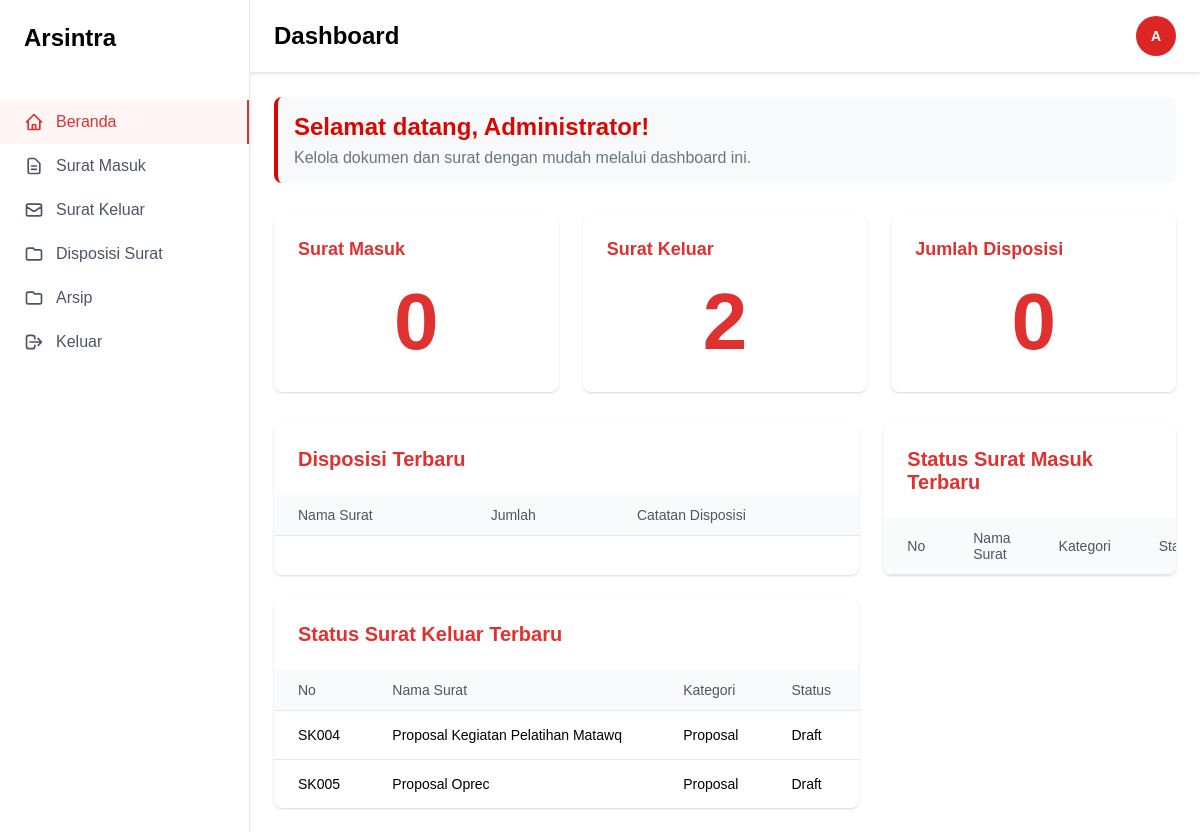
/users/dashboard.php (signed in), run on the app's committed database.
### tables this page shows
CREATE TABLE surat_keluar (
    id INT PRIMARY KEY AUTO_INCREMENT,
    nomor_surat VARCHAR(50) NOT NULL,
    nama_surat VARCHAR(100) NOT NULL,
    kategori VARCHAR(50) NOT NULL,
    tanggal_keluar DATE NOT NULL,
    di_keluarkan VARCHAR(100) NOT NULL,
    tujuan_surat VARCHAR(100) NOT NULL,
    deskripsi_surat TEXT NOT NULL,
    file_path VARCHAR(255),
    status ENUM('draft', 'terkirim') DEFAULT 'draft',
    created_by INT,
    created_at TIMESTAMP DEFAULT CURRENT_TIMESTAMP,
    updated_at TIMESTAMP DEFAULT CURRENT_TIMESTAMP ON UPDATE CURRENT_TIMESTAMP,
    FOREIGN KEY (created_by) REFERENCES users(id)
);

### users/dashboard.php (the view, shortened to what this page needs)
<?php
require_once '../config.php';
$stats = [
    'suratMasuk' => 0,
    'suratKeluar' => 0,
    'disposisi' => 0
];
$stmt = $conn->query("SELECT COUNT(*) as total FROM surat_masuk");
if ($stmt) {
    $result = $stmt->fetch_assoc();
    $stats['suratMasuk'] = $result['total'];
}
$stmt = $conn->query("SELECT COUNT(*) as total FROM surat_keluar");
if ($stmt) {
    $result = $stmt->fetch_assoc();
    $stats['suratKeluar'] = $result['total'];
}
$stmt = $conn->query("SELECT COUNT(*) as total FROM surat_masuk WHERE status = 'Ditolak'");
if ($stmt) {
    $result = $stmt->fetch_assoc();
    $stats['disposisi'] = $result['total'];
}
$suratKeluarData = [];
$stmt = $conn->query("SELECT id, nama_surat, kategori, status FROM surat_keluar ORDER BY tanggal_keluar DESC LIMIT 3");
if ($stmt) {
    while ($row = $stmt->fetch_assoc()) {
        $suratKeluarData[] = [
            'no' => 'SK' . str_pad($row['id'], 3, '0', STR_PAD_LEFT),
            'nama' => $row['nama_surat'],
            'kategori' => $row['kategori'],
            'status' => ucfirst($row['status'])
        ];
    }
}
?>
<!DOCTYPE html>
<html lang="id">
<head>
    <link rel="stylesheet" href="../css/style.css">
</head>
<body>
    <div class="container">
        <div class="sidebar">
            <div class="sidebar-header">
                <h1>Arsintra</h1>
            </div>
            <nav class="sidebar-nav">
                <a href="./dashboard.php" class="sidebar-item active">
                    <svg class="icon" viewBox="0 0 24 24">
                        <path d="M3 12l2-2m0 0l7-7 7 7M5 10v10a1 1 0 001 1h3m10-11l2 2m-2-2v10a1 1 0 01-1 1h-3m-6 0a1 1 0 001-1v-4a1 1 0 011-1h2a1 1 0 011 1v4a1 1 0 001 1m-6 0h6"></path>
                    </svg>
                    <span>Beranda</span>
                </a>
                <a href="./surat-masuk.php" class="sidebar-item">
                    <svg class="icon" viewBox="0 0 24 24">
                        <path d="M9 12h6m-6 4h6m2 5H7a2 2 0 01-2-2V5a2 2 0 012-2h5.586a1 1 0 01.707.293l5.414 5.414a1 1 0 01.293.707V19a2 2 0 01-2 2z"></path>
                    </svg>
                    <span>Surat Masuk</span>
                </a>
                <a href="./surat-keluar.php" class="sidebar-item">
                    <svg class="icon" viewBox="0 0 24 24">
                        <path d="M3 8l7.89 5.26a2 2 0 002.22 0L21 8M5 19h14a2 2 0 002-2V7a2 2 0 00-2-2H5a2 2 0 00-2 2v10a2 2 0 002 2z"></path>
                    </svg>
                    <span>Surat Keluar</span>
                </a>
                <a href="./disposisi-surat.php" class="sidebar-item">
                    <svg class="icon" viewBox="0 0 24 24">
                        <path d="M3 7v10a2 2 0 002 2h14a2 2 0 002-2V9a2 2 0 00-2-2h-6l-2-2H5a2 2 0 00-2 2z"></path>
                    </svg>
                    <span>Disposisi Surat</span>
                </a>
                <a href="./arsip.php" class="sidebar-item">
                    <svg class="icon" viewBox="0 0 24 24">
                        <path d="M3 7v10a2 2 0 002 2h14a2 2 0 002-2V9a2 2 0 00-2-2h-6l-2-2H5a2 2 0 00-2 2z"></path>
                    </svg>
                    <span>Arsip</span>
                </a>
                <a href="./logout.php" class="sidebar-item">
                    <svg class="icon" viewBox="0 0 24 24">
                        <path d="M17 16l4-4m0 0l-4-4m4 4H7m6 4v1a3 3 0 01-3 3H6a3 3 0 01-3-3V7a3 3 0 013-3h4a3 3 0 013 3v1"></path>
                    </svg>
                    <span>Keluar</span>
                </a>
            </nav>
        </div>
        <div class="main-content">
            <header class="header">
                <h1>Dashboard</h1>
                <div class="avatar" title="<?php echo htmlspecialchars($_SESSION['user_name']); ?>">
                    <span><?php echo strtoupper(substr($_SESSION['user_name'], 0, 1)); ?></span>
                </div>
            </header>
            <main class="dashboard">
                <div class="welcome-message">
                    <h2>Selamat datang, <?php echo htmlspecialchars($_SESSION['user_name']); ?>!</h2>
                    <p>Kelola dokumen dan surat dengan mudah melalui dashboard ini.</p>
                </div>
                <div class="stats-grid">
                    <div class="stat-card">
                        <h3>Surat Masuk</h3>
                        <div class="stat-value"><?php echo $stats['suratMasuk']; ?></div>
                    </div>
                    <div class="stat-card">
                        <h3>Surat Keluar</h3>
                        <div class="stat-value"><?php echo $stats['suratKeluar']; ?></div>
                    </div>
                    <div class="stat-card">
                        <h3>Jumlah Disposisi</h3>
                        <div class="stat-value"><?php echo $stats['disposisi']; ?></div>
                    </div>
                </div>
                <div class="tables-grid">
                    <div class="table-container">
                        <div class="table-header"><h2>Disposisi Terbaru</h2></div>
                        <div class="table-responsive">
                            <table>
                                <thead>
                                    <tr>
                                        <th>Nama Surat</th>
                                        <th>Jumlah</th>
                                        <th>Catatan Disposisi</th>
                                    </tr>
                                </thead>
                            </table>
                        </div>
                    </div>
                    <div class="table-container">
                        <div class="table-header"><h2>Status Surat Masuk Terbaru</h2></div>
                        <div class="table-responsive">
                            <table>
                                <thead>
                                    <tr>
                                        <th>No</th>
                                        <th>Nama Surat</th>
                                        <th>Kategori</th>
                                        <th>Status</th>
                                    </tr>
                                </thead>
                            </table>
                        </div>
                    </div>
                    <div class="table-container">
                        <div class="table-header"><h2>Status Surat Keluar Terbaru</h2></div>
                        <div class="table-responsive">
                            <table>
                                <thead>
                                    <tr>
                                        <th>No</th>
                                        <th>Nama Surat</th>
                                        <th>Kategori</th>
                                        <th>Status</th>
                                    </tr>
                                </thead>
                                <tbody>
                                    <?php foreach ($suratKeluarData as $item): ?>
                                    <tr>
                                        <td><?php echo htmlspecialchars($item['no']); ?></td>
                                        <td><?php echo htmlspecialchars($item['nama']); ?></td>
                                        <td><?php echo htmlspecialchars($item['kategori']); ?></td>
                                        <td><?php echo htmlspecialchars($item['status']); ?></td>
                                    </tr>
                                    <?php endforeach; ?>
                                </tbody>
                            </table>
                        </div>
                    </div>
                </div>
            </main>
        </div>
    </div>
</body>
</html>

### css/style.css (style rules this page uses)
* { box-sizing: border-box; margin: 0; padding: 0; font-family: Arial, sans-serif; }
body, html { height: 100%; }
.container { display: flex; height: 100vh; background-color: #ffffff; }
.sidebar { width: 250px; background-color: #ffffff; border-right: 1px solid #e5e7eb; box-shadow: 0 1px 3px 0 rgba(0, 0, 0, 0.1); display: flex; flex-direction: column; }
.sidebar-header { padding: 1.5rem; }
.sidebar-header h1 { font-size: 1.5rem; font-weight: 700; }
.sidebar-nav { margin-top: 1.5rem; }
.sidebar-item { display: flex; align-items: center; gap: 0.75rem; padding: 0.75rem 1.5rem; color: #4b5563; text-decoration: none; transition: background-color 0.2s; }
.sidebar-item.active { background-color: #fff5f5; color: #e03131; font-weight: 500; border-right: 2px solid #e03131; }
.icon { width: 1.25rem; height: 1.25rem; stroke: currentColor; stroke-width: 2; stroke-linecap: round; stroke-linejoin: round; fill: none; }
.main-content { flex: 1; display: flex; flex-direction: column; overflow: auto; }
.header { display: flex; align-items: center; justify-content: space-between; padding: 1rem 1.5rem; background-color: #ffffff; border-bottom: 1px solid #e5e7eb; box-shadow: 0 1px 3px 0 rgba(0, 0, 0, 0.1); }
.header h1 { font-size: 1.5rem; font-weight: 700; }
.avatar { display: flex; align-items: center; justify-content: center; width: 2rem; height: 2rem; border-radius: 9999px; background-color: #e03131; color: #ffffff; font-size: 0.875rem; font-weight: 500; cursor: pointer; }
.dashboard { padding: 1.5rem; }
.welcome-message { margin-bottom: 2rem; padding: 1rem; background-color: #f8f9fa; border-radius: 0.5rem; border-left: 4px solid #da0700; }
.welcome-message h2 { color: #da0700; font-size: 1.5rem; margin-bottom: 0.5rem; }
.welcome-message p { color: #6c757d; }
.stats-grid { display: grid; grid-template-columns: repeat(auto-fit, minmax(250px, 1fr)); gap: 1.5rem; margin-bottom: 2rem; }
.stat-card { background-color: #ffffff; border-radius: 0.5rem; box-shadow: 0 1px 3px 0 rgba(0, 0, 0, 0.1), 0 1px 2px 0 rgba(0, 0, 0, 0.06); padding: 1.5rem; overflow: hidden; }
.stat-card h3 { color: #e03131; font-size: 1.125rem; font-weight: 600; margin-bottom: 1rem; }
.stat-value { font-size: 5rem; font-weight: 700; color: #e03131; text-align: center; }
.tables-grid { display: grid; grid-template-columns: 2fr 1fr; gap: 1.5rem; }
.table-container { background-color: #ffffff; border-radius: 0.5rem; box-shadow: 0 1px 3px 0 rgba(0, 0, 0, 0.1), 0 1px 2px 0 rgba(0, 0, 0, 0.06); overflow: hidden; }
.table-header { padding: 1.5rem; }
.table-header h2 { color: #e03131; font-size: 1.25rem; font-weight: 600; }
.table-responsive { overflow-x: auto; }
table { width: 100%; border-collapse: collapse; }
th { background-color: #f9fafb; color: #4b5563; font-size: 0.875rem; font-weight: 500; text-align: left; padding: 0.75rem 1.5rem; border-bottom: 1px solid #e5e7eb; }
td { padding: 1rem 1.5rem; font-size: 0.875rem; border-bottom: 1px solid #e5e7eb; }
tr:last-child td { border-bottom: none; }
.avatar { width: 32px; height: 32px; background-color: #e03131; border-radius: 50%; }
.avatar { width: 2.5rem; height: 2.5rem; background: #dc2626; border-radius: 50%; display: flex; align-items: center; justify-content: center; color: white; font-weight: 600; cursor: pointer; }

### data on the page
surat_keluar: no "SK004", nama_surat "Proposal Kegiatan Pelatihan Matawq", kategori "Proposal", status "Draft"
surat_keluar: no "SK005", nama_surat "Proposal Oprec", kategori "Proposal", status "Draft"

### other printed values
substr($_SESSION['user_name'], 0, 1) "A"
$_SESSION['user_name'] "Administrator"
$stats['suratMasuk'] "0"
$stats['suratKeluar'] "2"
$stats['disposisi'] "0"
